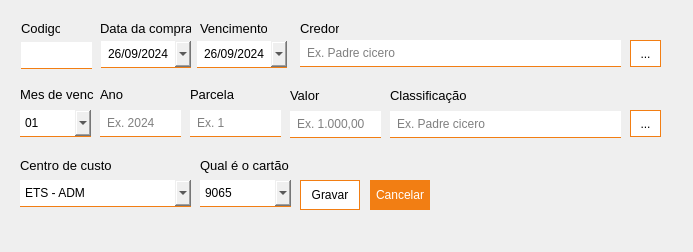
<?xml version="1.0" encoding="UTF-8"?>
<ui version="4.0">
 <class>MainWindow</class>
 <widget class="QMainWindow" name="MainWindow">
  <property name="geometry">
   <rect>
    <x>0</x>
    <y>0</y>
    <width>693</width>
    <height>252</height>
   </rect>
  </property>
  <property name="windowTitle">
   <string>Lançamento </string>
  </property>
  <widget class="QWidget" name="centralwidget">
   <widget class="QLabel" name="label">
    <property name="geometry">
     <rect>
      <x>300</x>
      <y>20</y>
      <width>39</width>
      <height>16</height>
     </rect>
    </property>
    <property name="font">
     <font>
      <pointsize>10</pointsize>
     </font>
    </property>
    <property name="text">
     <string>Credor</string>
    </property>
   </widget>
   <widget class="QPushButton" name="btnGravar">
    <property name="geometry">
     <rect>
      <x>300</x>
      <y>180</y>
      <width>60</width>
      <height>30</height>
     </rect>
    </property>
    <property name="cursor">
     <cursorShape>PointingHandCursor</cursorShape>
    </property>
    <property name="styleSheet">
     <string notr="true">#btnGravar{
border:1px solid #f27e13;
padding:5px;
background-color:#ffffff;
}</string>
    </property>
    <property name="text">
     <string>Gravar</string>
    </property>
   </widget>
   <widget class="QLabel" name="label_2">
    <property name="geometry">
     <rect>
      <x>21</x>
      <y>20</y>
      <width>39</width>
      <height>16</height>
     </rect>
    </property>
    <property name="font">
     <font>
      <pointsize>10</pointsize>
     </font>
    </property>
    <property name="text">
     <string>Codigo</string>
    </property>
   </widget>
   <widget class="QPushButton" name="btnCancelar">
    <property name="geometry">
     <rect>
      <x>370</x>
      <y>180</y>
      <width>60</width>
      <height>30</height>
     </rect>
    </property>
    <property name="cursor">
     <cursorShape>PointingHandCursor</cursorShape>
    </property>
    <property name="styleSheet">
     <string notr="true">#btnCancelar{
border:1px solid #f27e13;
padding:5px;
background-color:#f27e13;
color:white;
}</string>
    </property>
    <property name="text">
     <string>Cancelar</string>
    </property>
   </widget>
   <widget class="QLineEdit" name="txtCodigo">
    <property name="geometry">
     <rect>
      <x>21</x>
      <y>42</y>
      <width>71</width>
      <height>27</height>
     </rect>
    </property>
    <property name="styleSheet">
     <string notr="true">#txtCodigo{
border:none;
border-bottom:1px solid #f27e13;
padding:5px;
}
</string>
    </property>
   </widget>
   <widget class="QLineEdit" name="txtCredor">
    <property name="enabled">
     <bool>true</bool>
    </property>
    <property name="geometry">
     <rect>
      <x>300</x>
      <y>40</y>
      <width>321</width>
      <height>27</height>
     </rect>
    </property>
    <property name="styleSheet">
     <string notr="true">#txtCredor{
border:none;
border-bottom:1px solid #f27e13;
padding:5px;
}</string>
    </property>
    <property name="placeholderText">
     <string>Ex. Padre cicero</string>
    </property>
   </widget>
   <widget class="QDateTimeEdit" name="txtDataCompra">
    <property name="geometry">
     <rect>
      <x>101</x>
      <y>41</y>
      <width>90</width>
      <height>27</height>
     </rect>
    </property>
    <property name="styleSheet">
     <string notr="true">#txtDataCompra{
border:none;
border-bottom:1px solid #f27e13;
padding:5px;
}</string>
    </property>
    <property name="dateTime">
     <datetime>
      <hour>0</hour>
      <minute>0</minute>
      <second>0</second>
      <year>2024</year>
      <month>9</month>
      <day>26</day>
     </datetime>
    </property>
    <property name="displayFormat">
     <string>dd/MM/yyyy </string>
    </property>
    <property name="calendarPopup">
     <bool>true</bool>
    </property>
   </widget>
   <widget class="QLabel" name="label_3">
    <property name="geometry">
     <rect>
      <x>100</x>
      <y>20</y>
      <width>91</width>
      <height>16</height>
     </rect>
    </property>
    <property name="font">
     <font>
      <pointsize>10</pointsize>
     </font>
    </property>
    <property name="text">
     <string>Data da compra</string>
    </property>
   </widget>
   <widget class="QLabel" name="label_4">
    <property name="geometry">
     <rect>
      <x>200</x>
      <y>20</y>
      <width>67</width>
      <height>16</height>
     </rect>
    </property>
    <property name="font">
     <font>
      <pointsize>10</pointsize>
     </font>
    </property>
    <property name="text">
     <string>Vencimento</string>
    </property>
   </widget>
   <widget class="QDateTimeEdit" name="txtVencimento">
    <property name="geometry">
     <rect>
      <x>197</x>
      <y>41</y>
      <width>90</width>
      <height>27</height>
     </rect>
    </property>
    <property name="styleSheet">
     <string notr="true">#txtVencimento{
border:none;
border-bottom:1px solid #f27e13;
padding:5px;
}</string>
    </property>
    <property name="dateTime">
     <datetime>
      <hour>0</hour>
      <minute>0</minute>
      <second>0</second>
      <year>2024</year>
      <month>9</month>
      <day>26</day>
     </datetime>
    </property>
    <property name="displayFormat">
     <string>dd/MM/yyyy </string>
    </property>
    <property name="calendarPopup">
     <bool>true</bool>
    </property>
   </widget>
   <widget class="QLabel" name="label_5">
    <property name="geometry">
     <rect>
      <x>20</x>
      <y>79</y>
      <width>81</width>
      <height>31</height>
     </rect>
    </property>
    <property name="font">
     <font>
      <pointsize>10</pointsize>
     </font>
    </property>
    <property name="text">
     <string>Mes de venc</string>
    </property>
   </widget>
   <widget class="QLabel" name="label_6">
    <property name="geometry">
     <rect>
      <x>190</x>
      <y>79</y>
      <width>101</width>
      <height>31</height>
     </rect>
    </property>
    <property name="font">
     <font>
      <pointsize>10</pointsize>
     </font>
    </property>
    <property name="text">
     <string>Parcela</string>
    </property>
   </widget>
   <widget class="QLineEdit" name="txtParcela">
    <property name="geometry">
     <rect>
      <x>190</x>
      <y>110</y>
      <width>91</width>
      <height>27</height>
     </rect>
    </property>
    <property name="styleSheet">
     <string notr="true">#txtParcela{
border:none;
border-bottom:1px solid #f27e13;
padding:5px;
}</string>
    </property>
    <property name="placeholderText">
     <string>Ex. 1</string>
    </property>
   </widget>
   <widget class="QLineEdit" name="txtValor">
    <property name="geometry">
     <rect>
      <x>290</x>
      <y>111</y>
      <width>91</width>
      <height>27</height>
     </rect>
    </property>
    <property name="styleSheet">
     <string notr="true">#txtValor{
border:none;
border-bottom:1px solid #f27e13;
padding:5px;
}</string>
    </property>
    <property name="placeholderText">
     <string>Ex. 1.000,00</string>
    </property>
   </widget>
   <widget class="QLabel" name="label_7">
    <property name="geometry">
     <rect>
      <x>290</x>
      <y>80</y>
      <width>101</width>
      <height>31</height>
     </rect>
    </property>
    <property name="font">
     <font>
      <pointsize>10</pointsize>
     </font>
    </property>
    <property name="text">
     <string>Valor</string>
    </property>
   </widget>
   <widget class="QLineEdit" name="txtClassificacao">
    <property name="geometry">
     <rect>
      <x>390</x>
      <y>111</y>
      <width>231</width>
      <height>27</height>
     </rect>
    </property>
    <property name="styleSheet">
     <string notr="true">#txtClassificacao{
border:none;
border-bottom:1px solid #f27e13;
padding:5px;
}</string>
    </property>
    <property name="placeholderText">
     <string>Ex. Padre cicero</string>
    </property>
   </widget>
   <widget class="QLabel" name="label_8">
    <property name="geometry">
     <rect>
      <x>390</x>
      <y>80</y>
      <width>131</width>
      <height>31</height>
     </rect>
    </property>
    <property name="font">
     <font>
      <pointsize>10</pointsize>
     </font>
    </property>
    <property name="text">
     <string>Classificação</string>
    </property>
   </widget>
   <widget class="QComboBox" name="txtCentro">
    <property name="geometry">
     <rect>
      <x>20</x>
      <y>180</y>
      <width>171</width>
      <height>27</height>
     </rect>
    </property>
    <property name="styleSheet">
     <string notr="true">#txtCentro{
border:none;
border-bottom:1px solid #f27e13;
padding:5px;
}</string>
    </property>
    <item>
     <property name="text">
      <string>ETS - ADM</string>
     </property>
    </item>
    <item>
     <property name="text">
      <string>ETS - LOC JAIBA</string>
     </property>
    </item>
    <item>
     <property name="text">
      <string>ETS - OFICINA</string>
     </property>
    </item>
    <item>
     <property name="text">
      <string>ETS - ALPHA</string>
     </property>
    </item>
    <item>
     <property name="text">
      <string>ETS - MAQ E EQUIP</string>
     </property>
    </item>
    <item>
     <property name="text">
      <string>ETS - LOC MAQ</string>
     </property>
    </item>
    <item>
     <property name="text">
      <string>ENGE - ADM</string>
     </property>
    </item>
    <item>
     <property name="text">
      <string>ENGE - LOC JAIBA</string>
     </property>
    </item>
    <item>
     <property name="text">
      <string>ENGE - OFICINA</string>
     </property>
    </item>
   </widget>
   <widget class="QLabel" name="label_9">
    <property name="geometry">
     <rect>
      <x>20</x>
      <y>150</y>
      <width>101</width>
      <height>31</height>
     </rect>
    </property>
    <property name="font">
     <font>
      <pointsize>10</pointsize>
     </font>
    </property>
    <property name="text">
     <string>Centro de custo</string>
    </property>
   </widget>
   <widget class="QPushButton" name="btnAuxiliar1">
    <property name="geometry">
     <rect>
      <x>630</x>
      <y>110</y>
      <width>31</width>
      <height>27</height>
     </rect>
    </property>
    <property name="cursor">
     <cursorShape>PointingHandCursor</cursorShape>
    </property>
    <property name="styleSheet">
     <string notr="true">#btnAuxiliar1{
border:1px solid #f27e13;
padding:5px;
background-color:#ffffff;
}</string>
    </property>
    <property name="text">
     <string>...</string>
    </property>
   </widget>
   <widget class="QPushButton" name="btnAuxiliar2">
    <property name="geometry">
     <rect>
      <x>630</x>
      <y>40</y>
      <width>31</width>
      <height>27</height>
     </rect>
    </property>
    <property name="cursor">
     <cursorShape>PointingHandCursor</cursorShape>
    </property>
    <property name="styleSheet">
     <string notr="true">#btnAuxiliar2{
border:1px solid #f27e13;
padding:5px;
background-color:#ffffff;
}</string>
    </property>
    <property name="text">
     <string>...</string>
    </property>
   </widget>
   <widget class="QLabel" name="label_10">
    <property name="geometry">
     <rect>
      <x>200</x>
      <y>150</y>
      <width>101</width>
      <height>31</height>
     </rect>
    </property>
    <property name="font">
     <font>
      <pointsize>10</pointsize>
     </font>
    </property>
    <property name="text">
     <string>Qual é o cartão</string>
    </property>
   </widget>
   <widget class="QComboBox" name="txtCartao">
    <property name="geometry">
     <rect>
      <x>200</x>
      <y>180</y>
      <width>91</width>
      <height>27</height>
     </rect>
    </property>
    <property name="styleSheet">
     <string notr="true">#txtCartao{
border:none;
border-bottom:1px solid #f27e13;
padding:5px;
}</string>
    </property>
    <item>
     <property name="text">
      <string>9065</string>
     </property>
    </item>
    <item>
     <property name="text">
      <string>3744</string>
     </property>
    </item>
   </widget>
   <widget class="QComboBox" name="txtDocumento">
    <property name="geometry">
     <rect>
      <x>20</x>
      <y>110</y>
      <width>71</width>
      <height>27</height>
     </rect>
    </property>
    <property name="styleSheet">
     <string notr="true">#txtDocumento{

border:none;
border-bottom:1px solid #f27e13;
padding:5px;
}</string>
    </property>
    <item>
     <property name="text">
      <string>01</string>
     </property>
    </item>
    <item>
     <property name="text">
      <string>02</string>
     </property>
    </item>
    <item>
     <property name="text">
      <string>03</string>
     </property>
    </item>
    <item>
     <property name="text">
      <string>04</string>
     </property>
    </item>
    <item>
     <property name="text">
      <string>05</string>
     </property>
    </item>
    <item>
     <property name="text">
      <string>06</string>
     </property>
    </item>
    <item>
     <property name="text">
      <string>07</string>
     </property>
    </item>
    <item>
     <property name="text">
      <string>08</string>
     </property>
    </item>
    <item>
     <property name="text">
      <string>09</string>
     </property>
    </item>
    <item>
     <property name="text">
      <string>10</string>
     </property>
    </item>
    <item>
     <property name="text">
      <string>11</string>
     </property>
    </item>
    <item>
     <property name="text">
      <string>12</string>
     </property>
    </item>
   </widget>
   <widget class="QLabel" name="label_11">
    <property name="geometry">
     <rect>
      <x>100</x>
      <y>79</y>
      <width>101</width>
      <height>31</height>
     </rect>
    </property>
    <property name="font">
     <font>
      <pointsize>10</pointsize>
     </font>
    </property>
    <property name="text">
     <string>Ano</string>
    </property>
   </widget>
   <widget class="QLineEdit" name="txtAno">
    <property name="geometry">
     <rect>
      <x>100</x>
      <y>110</y>
      <width>81</width>
      <height>27</height>
     </rect>
    </property>
    <property name="styleSheet">
     <string notr="true">#txtAno{
border:none;
border-bottom:1px solid #f27e13;
padding:5px;
}</string>
    </property>
    <property name="placeholderText">
     <string>Ex. 2024</string>
    </property>
   </widget>
  </widget>
  <widget class="QMenuBar" name="menubar">
   <property name="geometry">
    <rect>
     <x>0</x>
     <y>0</y>
     <width>693</width>
     <height>21</height>
    </rect>
   </property>
  </widget>
 </widget>
 <resources/>
 <connections/>
</ui>
